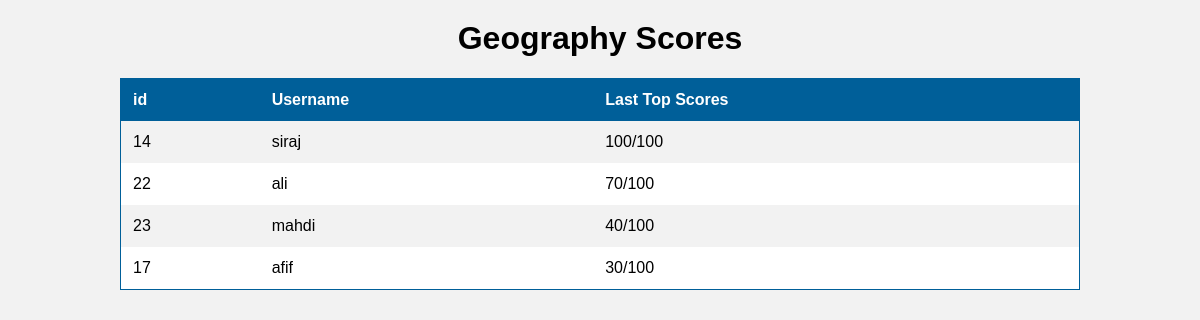
/QuizApp/QuizApp/scoreGeography.php, run on the app's committed database.
### tables this page shows
CREATE TABLE IF NOT EXISTS `scores` (
  `user_id` int NOT NULL,
  `quiz_id` int NOT NULL,
  `score` int NOT NULL,
  `date_completed` datetime NOT NULL,
  PRIMARY KEY (`user_id`,`quiz_id`),
  KEY `idx_user_id` (`user_id`),
  KEY `idx_quiz_id` (`quiz_id`)
);

CREATE TABLE IF NOT EXISTS `users` (
  `user_id` int NOT NULL AUTO_INCREMENT,
  `username` varchar(50) NOT NULL,
  `password` varchar(250) NOT NULL,
  `email` varchar(255) NOT NULL,
  `date_registered` timestamp NULL DEFAULT CURRENT_TIMESTAMP,
  `role` varchar(20) NOT NULL DEFAULT 'user',
  PRIMARY KEY (`user_id`),
  KEY `idx_username` (`username`),
  KEY `idx_email` (`email`)
);

### QuizApp/QuizApp/scoreGeography.php (called while the page is built)
<?php
$quiz_id = 3;
$quiz_title = "Geography";
require 'scoresReq.php';
?>

### QuizApp/QuizApp/scoresReq.php (the view, shortened to what this page needs)
<?php
require 'config.php';
$sql = "SELECT * FROM scores WHERE quiz_id=$quiz_id ORDER BY score DESC";
$result = $conn->query($sql);
?>
<!DOCTYPE html>
<html>
<head>
    <link rel="stylesheet" href="./css/score.css">
</head>
<body>
    <h1><?php echo $quiz_title; ?> Scores</h1>
    <table>
        <tr>
            <th>id</th>
            <th>Username</th>
            <th>Last Top Scores</th>
        </tr>
        <?php while ($row = $result->fetch_assoc()) {
            $query="SELECT * FROM users WHERE user_id={$row['user_id']}";
            $s=$conn->query($query);
            $z=$s->fetch_assoc()?>
            <tr>
                <td><?php echo $row['user_id']; ?></td>
                <td><?php echo $z['username']; ?></td>
                <td><?php echo $row['score'].'/100'; ?></td>
            </tr>
        <?php } ?>
    </table>
</body>
</html>

### QuizApp/QuizApp/css/score.css (style rules this page uses)
body { font-family: Arial, sans-serif; background-color: #f2f2f2; margin: 0; padding: 0; }
h1 { text-align: center; margin-top: 20px; }
table { border: 1px solid #005f99; border-collapse: collapse; margin: 20px auto; width: 80%; max-width: 1000px; background-color: white; box-shadow: 0 0 10px 005f99; }
th, td { padding: 12px; text-align: left; }
th { background-color: #005f99; color: white; font-weight: bold; }
tr:nth-child(even) { background-color: #f2f2f2; }

### data on the page
scores: user "14", user.username "siraj", score "100"
scores: user "22", user.username "ali", score "70"
scores: user "23", user.username "mahdi", score "40"
scores: user "17", user.username "afif", score "30"

### other printed values
$quiz_title "Geography"
